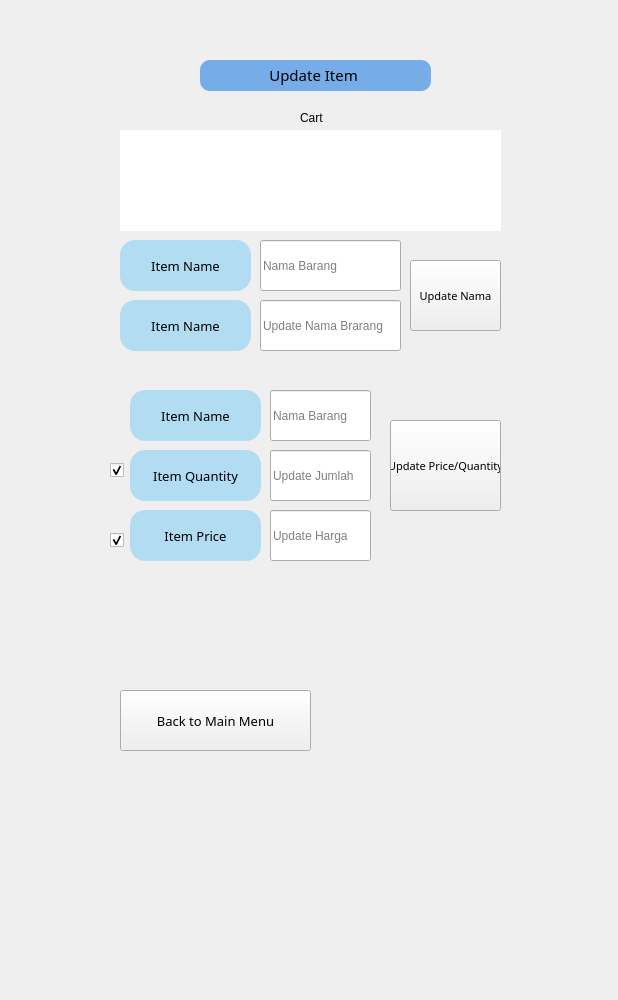
<?xml version="1.0" encoding="UTF-8"?>
<ui version="4.0">
 <class>Dialog</class>
 <widget class="QDialog" name="Dialog">
  <property name="geometry">
   <rect>
    <x>0</x>
    <y>0</y>
    <width>618</width>
    <height>1000</height>
   </rect>
  </property>
  <property name="windowTitle">
   <string>Dialog</string>
  </property>
  <widget class="QWidget" name="widget" native="true">
   <property name="geometry">
    <rect>
     <x>110</x>
     <y>60</y>
     <width>400</width>
     <height>700</height>
    </rect>
   </property>
   <property name="styleSheet">
    <string notr="true">background-color :'white'</string>
   </property>
   <widget class="QLabel" name="InputItemName">
    <property name="geometry">
     <rect>
      <x>90</x>
      <y>0</y>
      <width>231</width>
      <height>31</height>
     </rect>
    </property>
    <property name="font">
     <font>
      <family>Montserrat Medium</family>
      <pointsize>11</pointsize>
     </font>
    </property>
    <property name="layoutDirection">
     <enum>Qt::LeftToRight</enum>
    </property>
    <property name="styleSheet">
     <string notr="true">QLabel {
background-color : rgb(118, 173, 232);
border-radius :10px
}</string>
    </property>
    <property name="frameShape">
     <enum>QFrame::NoFrame</enum>
    </property>
    <property name="frameShadow">
     <enum>QFrame::Plain</enum>
    </property>
    <property name="lineWidth">
     <number>0</number>
    </property>
    <property name="text">
     <string>&lt;html&gt;&lt;head/&gt;&lt;body&gt;&lt;p align=&quot;center&quot;&gt;Update Item &lt;/p&gt;&lt;/body&gt;&lt;/html&gt;</string>
    </property>
    <property name="textFormat">
     <enum>Qt::RichText</enum>
    </property>
    <property name="scaledContents">
     <bool>true</bool>
    </property>
    <property name="alignment">
     <set>Qt::AlignCenter</set>
    </property>
    <property name="wordWrap">
     <bool>true</bool>
    </property>
   </widget>
   <widget class="QPushButton" name="backButton">
    <property name="geometry">
     <rect>
      <x>30</x>
      <y>910</y>
      <width>251</width>
      <height>71</height>
     </rect>
    </property>
    <property name="font">
     <font>
      <family>Montserrat Medium</family>
      <pointsize>10</pointsize>
     </font>
    </property>
    <property name="styleSheet">
     <string notr="true">QPushButton::active {
background-color : rgb(177, 220, 242);
border-radius : 25px;
}
QPushButton::hover{
background-color : rgb(31, 204, 181);
}

QPushButton::pressed{
background-color : rgb(30, 115, 227);
}


</string>
    </property>
    <property name="text">
     <string>Back</string>
    </property>
   </widget>
   <widget class="QLabel" name="label_2">
    <property name="geometry">
     <rect>
      <x>10</x>
      <y>180</y>
      <width>131</width>
      <height>51</height>
     </rect>
    </property>
    <property name="font">
     <font>
      <family>Montserrat Medium</family>
      <pointsize>10</pointsize>
     </font>
    </property>
    <property name="styleSheet">
     <string notr="true">QLabel{
background-color : rgb(177, 220, 242);
border-radius : 15px;
}</string>
    </property>
    <property name="text">
     <string>Item Name</string>
    </property>
    <property name="alignment">
     <set>Qt::AlignCenter</set>
    </property>
   </widget>
   <widget class="QLabel" name="label_3">
    <property name="geometry">
     <rect>
      <x>20</x>
      <y>390</y>
      <width>131</width>
      <height>51</height>
     </rect>
    </property>
    <property name="font">
     <font>
      <family>Montserrat Medium</family>
      <pointsize>10</pointsize>
     </font>
    </property>
    <property name="styleSheet">
     <string notr="true">QLabel{
background-color : rgb(177, 220, 242);
border-radius : 15px;
}</string>
    </property>
    <property name="text">
     <string>Item Quantity</string>
    </property>
    <property name="alignment">
     <set>Qt::AlignCenter</set>
    </property>
   </widget>
   <widget class="QLabel" name="label_4">
    <property name="geometry">
     <rect>
      <x>20</x>
      <y>450</y>
      <width>131</width>
      <height>51</height>
     </rect>
    </property>
    <property name="font">
     <font>
      <family>Montserrat Medium</family>
      <pointsize>10</pointsize>
     </font>
    </property>
    <property name="styleSheet">
     <string notr="true">QLabel{
background-color : rgb(177, 220, 242);
border-radius : 15px;
}</string>
    </property>
    <property name="text">
     <string>Item Price</string>
    </property>
    <property name="alignment">
     <set>Qt::AlignCenter</set>
    </property>
   </widget>
   <widget class="QPushButton" name="SaveUpdatePriceQty">
    <property name="geometry">
     <rect>
      <x>280</x>
      <y>360</y>
      <width>111</width>
      <height>91</height>
     </rect>
    </property>
    <property name="font">
     <font>
      <family>Montserrat Medium</family>
      <pointsize>8</pointsize>
     </font>
    </property>
    <property name="styleSheet">
     <string notr="true">
QPushButton::active {
background-color :  rgb(16, 166, 235);
border-radius : 25px;
}
QPushButton::hover{
background-color : rgb(31, 204, 181);
}

QPushButton::pressed{
background-color : rgb(30, 115, 227);
}</string>
    </property>
    <property name="text">
     <string>Update Price/Quantity</string>
    </property>
   </widget>
   <widget class="QPushButton" name="toMainMenu">
    <property name="geometry">
     <rect>
      <x>10</x>
      <y>630</y>
      <width>191</width>
      <height>61</height>
     </rect>
    </property>
    <property name="font">
     <font>
      <family>Montserrat Medium</family>
      <pointsize>10</pointsize>
     </font>
    </property>
    <property name="styleSheet">
     <string notr="true">
QPushButton::active {
background-color :  rgb(16, 166, 235);
border-radius : 25px;
}
QPushButton::hover{
background-color : rgb(31, 204, 181);
}

QPushButton::pressed{
background-color : rgb(30, 115, 227);
}</string>
    </property>
    <property name="text">
     <string>Back to Main Menu</string>
    </property>
   </widget>
   <widget class="QLabel" name="Status">
    <property name="geometry">
     <rect>
      <x>30</x>
      <y>540</y>
      <width>341</width>
      <height>81</height>
     </rect>
    </property>
    <property name="font">
     <font>
      <family>Montserrat Medium</family>
      <pointsize>8</pointsize>
     </font>
    </property>
    <property name="layoutDirection">
     <enum>Qt::LeftToRight</enum>
    </property>
    <property name="styleSheet">
     <string notr="true">QLabel {

border-radius :10px
}</string>
    </property>
    <property name="frameShape">
     <enum>QFrame::NoFrame</enum>
    </property>
    <property name="frameShadow">
     <enum>QFrame::Plain</enum>
    </property>
    <property name="lineWidth">
     <number>0</number>
    </property>
    <property name="text">
     <string>&lt;html&gt;&lt;head/&gt;&lt;body&gt;&lt;p&gt;&lt;br/&gt;&lt;/p&gt;&lt;/body&gt;&lt;/html&gt;</string>
    </property>
    <property name="textFormat">
     <enum>Qt::RichText</enum>
    </property>
    <property name="scaledContents">
     <bool>true</bool>
    </property>
    <property name="alignment">
     <set>Qt::AlignCenter</set>
    </property>
    <property name="wordWrap">
     <bool>true</bool>
    </property>
   </widget>
   <widget class="QCheckBox" name="checkBoxItemQty">
    <property name="geometry">
     <rect>
      <x>0</x>
      <y>400</y>
      <width>21</width>
      <height>20</height>
     </rect>
    </property>
    <property name="text">
     <string/>
    </property>
    <property name="checked">
     <bool>true</bool>
    </property>
   </widget>
   <widget class="QCheckBox" name="checkBoxItemPrice">
    <property name="geometry">
     <rect>
      <x>0</x>
      <y>470</y>
      <width>21</width>
      <height>20</height>
     </rect>
    </property>
    <property name="text">
     <string/>
    </property>
    <property name="checked">
     <bool>true</bool>
    </property>
   </widget>
   <widget class="QLabel" name="label_5">
    <property name="geometry">
     <rect>
      <x>10</x>
      <y>240</y>
      <width>131</width>
      <height>51</height>
     </rect>
    </property>
    <property name="font">
     <font>
      <family>Montserrat Medium</family>
      <pointsize>10</pointsize>
     </font>
    </property>
    <property name="styleSheet">
     <string notr="true">QLabel{
background-color : rgb(177, 220, 242);
border-radius : 15px;
}</string>
    </property>
    <property name="text">
     <string>Item Name</string>
    </property>
    <property name="alignment">
     <set>Qt::AlignCenter</set>
    </property>
   </widget>
   <widget class="QPushButton" name="SaveUpdateName">
    <property name="geometry">
     <rect>
      <x>300</x>
      <y>200</y>
      <width>91</width>
      <height>71</height>
     </rect>
    </property>
    <property name="font">
     <font>
      <family>Montserrat Medium</family>
      <pointsize>8</pointsize>
     </font>
    </property>
    <property name="styleSheet">
     <string notr="true">
QPushButton::active {
background-color :  rgb(16, 166, 235);
border-radius : 25px;
}
QPushButton::hover{
background-color : rgb(31, 204, 181);
}

QPushButton::pressed{
background-color : rgb(30, 115, 227);
}</string>
    </property>
    <property name="text">
     <string>Update Nama</string>
    </property>
   </widget>
   <widget class="QLabel" name="label_6">
    <property name="geometry">
     <rect>
      <x>20</x>
      <y>330</y>
      <width>131</width>
      <height>51</height>
     </rect>
    </property>
    <property name="font">
     <font>
      <family>Montserrat Medium</family>
      <pointsize>10</pointsize>
     </font>
    </property>
    <property name="styleSheet">
     <string notr="true">QLabel{
background-color : rgb(177, 220, 242);
border-radius : 15px;
}</string>
    </property>
    <property name="text">
     <string>Item Name</string>
    </property>
    <property name="alignment">
     <set>Qt::AlignCenter</set>
    </property>
   </widget>
   <widget class="QTableView" name="ItemTable">
    <property name="geometry">
     <rect>
      <x>10</x>
      <y>70</y>
      <width>381</width>
      <height>101</height>
     </rect>
    </property>
    <property name="styleSheet">
     <string notr="true">QTableView {
border-style : none
}</string>
    </property>
    <property name="showGrid">
     <bool>true</bool>
    </property>
    <property name="gridStyle">
     <enum>Qt::SolidLine</enum>
    </property>
   </widget>
   <widget class="QLineEdit" name="ItemNameBox">
    <property name="geometry">
     <rect>
      <x>140</x>
      <y>180</y>
      <width>151</width>
      <height>51</height>
     </rect>
    </property>
    <property name="styleSheet">
     <string notr="true">QLineEdit{
margin-left:10px;

}
QLineEdit::active {
background-color : rgb(118, 173, 232);
border-radius : 15px;
border-style: none;
}
QLineEdit::hover{
background-color : rgb(31, 204, 181);
}

QLineEdit::pressed{
background-color : rgb(30, 115, 227);
}


</string>
    </property>
    <property name="placeholderText">
     <string>Nama Barang</string>
    </property>
   </widget>
   <widget class="QLineEdit" name="ItemNameBoxUpdate">
    <property name="geometry">
     <rect>
      <x>140</x>
      <y>240</y>
      <width>151</width>
      <height>51</height>
     </rect>
    </property>
    <property name="styleSheet">
     <string notr="true">QLineEdit{
margin-left:10px;

}
QLineEdit::active {
background-color : rgb(118, 173, 232);
border-radius : 15px;
border-style: none;
}
QLineEdit::hover{
background-color : rgb(31, 204, 181);
}

QLineEdit::pressed{
background-color : rgb(30, 115, 227);
}


</string>
    </property>
    <property name="placeholderText">
     <string>Update Nama Brarang</string>
    </property>
   </widget>
   <widget class="QLineEdit" name="ItemNamePriceQtyBox">
    <property name="geometry">
     <rect>
      <x>150</x>
      <y>330</y>
      <width>111</width>
      <height>51</height>
     </rect>
    </property>
    <property name="styleSheet">
     <string notr="true">QLineEdit{
margin-left:10px;

}
QLineEdit::active {
background-color : rgb(118, 173, 232);
border-radius : 15px;
border-style: none;
}
QLineEdit::hover{
background-color : rgb(31, 204, 181);
}

QLineEdit::pressed{
background-color : rgb(30, 115, 227);
}


</string>
    </property>
    <property name="placeholderText">
     <string>Nama Barang</string>
    </property>
    <property name="cursorMoveStyle">
     <enum>Qt::VisualMoveStyle</enum>
    </property>
   </widget>
   <widget class="QLineEdit" name="ItemQtyBox">
    <property name="geometry">
     <rect>
      <x>150</x>
      <y>390</y>
      <width>111</width>
      <height>51</height>
     </rect>
    </property>
    <property name="styleSheet">
     <string notr="true">QLineEdit{
margin-left:10px;

}
QLineEdit::active {
background-color : rgb(118, 173, 232);
border-radius : 15px;
border-style: none;
}
QLineEdit::hover{
background-color : rgb(31, 204, 181);
}

QLineEdit::pressed{
background-color : rgb(30, 115, 227);
}


</string>
    </property>
    <property name="placeholderText">
     <string>Update Jumlah</string>
    </property>
    <property name="cursorMoveStyle">
     <enum>Qt::VisualMoveStyle</enum>
    </property>
   </widget>
   <widget class="QLineEdit" name="ItemPriceBox">
    <property name="geometry">
     <rect>
      <x>150</x>
      <y>450</y>
      <width>111</width>
      <height>51</height>
     </rect>
    </property>
    <property name="styleSheet">
     <string notr="true">QLineEdit{
margin-left:10px;

}
QLineEdit::active {
background-color : rgb(118, 173, 232);
border-radius : 15px;
border-style: none;
}
QLineEdit::hover{
background-color : rgb(31, 204, 181);
}

QLineEdit::pressed{
background-color : rgb(30, 115, 227);
}


</string>
    </property>
    <property name="placeholderText">
     <string>Update Harga</string>
    </property>
    <property name="cursorMoveStyle">
     <enum>Qt::VisualMoveStyle</enum>
    </property>
   </widget>
   <widget class="QLabel" name="label">
    <property name="geometry">
     <rect>
      <x>190</x>
      <y>50</y>
      <width>55</width>
      <height>16</height>
     </rect>
    </property>
    <property name="text">
     <string>Cart</string>
    </property>
   </widget>
  </widget>
 </widget>
 <resources/>
 <connections/>
</ui>
